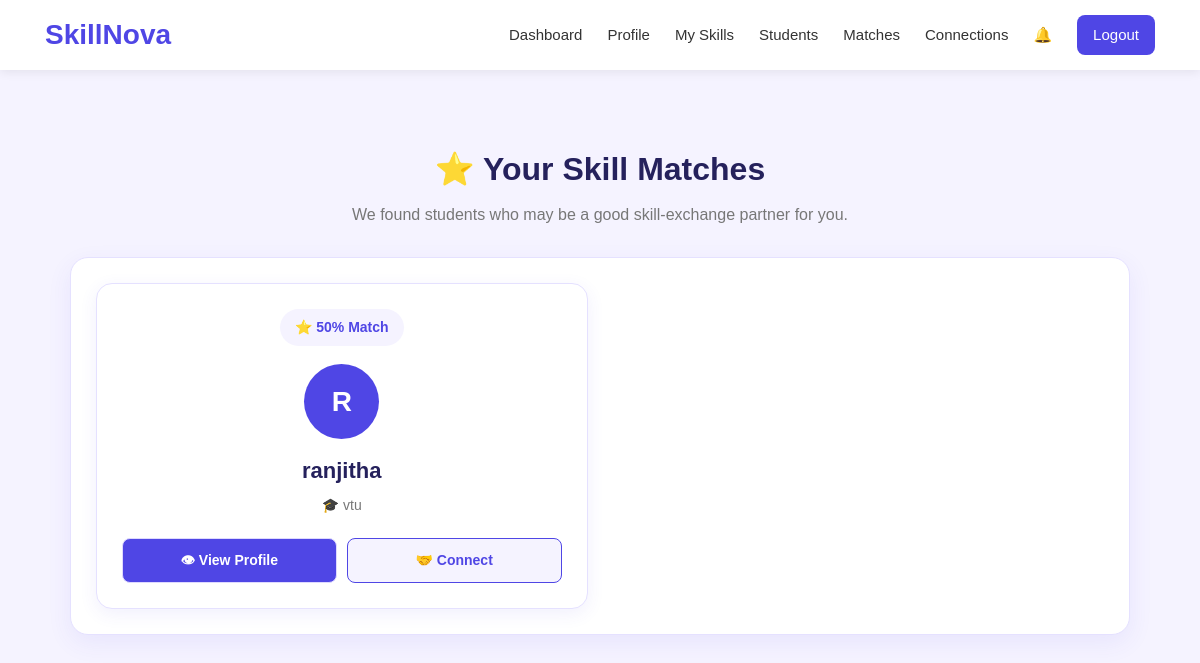
Page /matches (signed in) on the committed database.
### tables this page shows
CREATE TABLE students (
            id INTEGER PRIMARY KEY AUTOINCREMENT,
            full_name TEXT NOT NULL,
            email TEXT UNIQUE NOT NULL,
            password TEXT NOT NULL,
            college TEXT,
            bio TEXT
        );

### app.py (the view)
@app.route("/matches")
def matches():
    if "student_id" not in session:
        return redirect(url_for("login"))
    student_id = session["student_id"]
    conn = get_db()
    my_skills = conn.execute("""
        SELECT skill_name, skill_type
        FROM skills
        WHERE student_id = ?
    """, (
        student_id,
    )).fetchall()
    my_teaching = set()
    my_learning = set()
    for skill in my_skills:
        skill_name = skill["skill_name"].strip().lower()
        skill_type = skill["skill_type"].strip().lower()
        if skill_type in [
            "want to learn",
            "want-to-learn",
            "learning"
        ]:
            my_learning.add(skill_name)
        else:
            my_teaching.add(skill_name)
    students_list = conn.execute("""
        SELECT id, full_name, email, college, bio
        FROM students
        WHERE id != ?
        ORDER BY full_name
    """, (
        student_id,
    )).fetchall()
    match_list = []
    for student in students_list:
        other_skills = conn.execute("""
            SELECT skill_name, skill_type, level
            FROM skills
            WHERE student_id = ?
        """, (
            student["id"],
        )).fetchall()
        other_teaching = set()
        other_learning = set()
        for skill in other_skills:
            skill_name = skill["skill_name"].strip().lower()
            skill_type = skill["skill_type"].strip().lower()
            if skill_type in [
                "want to learn",
                "want-to-learn",
                "learning"
            ]:
                other_learning.add(skill_name)
            else:
                other_teaching.add(skill_name)
        score = 0
        first_match = my_learning.intersection(other_teaching)
        if first_match:
            score += 50
        second_match = my_teaching.intersection(other_learning)
        if second_match:
            score += 50
        if score > 0:
            match_list.append({
                "id": student["id"],
                "full_name": student["full_name"],
                "email": student["email"],
                "college": student["college"],
                "bio": student["bio"],
                "score": score,
                "can_teach": list(other_teaching),
                "want_to_learn": list(other_learning)
            })
    match_list.sort(
        key=lambda x: x["score"],
        reverse=True
    )
    conn.close()
    return render_template(
        "matches.html",
        matches=match_list
    )

### app.py (called while the page is built)
def get_db():
    conn = sqlite3.connect(DATABASE)
    conn.row_factory = sqlite3.Row
    return conn

### templates/matches.html (shortened to what this page needs)
{% extends "base.html" %}
{% block content %}
<main class="matches-page">
    <div class="matches-heading">
        <h1>⭐ Your Skill Matches</h1>
        <p>
            We found students who may be a good
            skill-exchange partner for you.
        </p>
    </div>
    {% if matches %}
    <section class="matches-container">
        <div class="matches-grid">
            {% for match in matches %}
            <div class="match-card">
                <div class="match-score">
                    ⭐ {{ match["score"] }}% Match
                </div>
                <div class="match-avatar">
                    {{ match["full_name"][0] | upper }}
                </div>
                <h2>
                    {{ match["full_name"] }}
                </h2>
                <p class="match-college">
                    🎓 {{ match["college"] or "College not added" }}
                </p>
                <div class="match-buttons">
                    <a href="{{ url_for('student_profile', student_id=match['id']) }}"
   class="view-profile-button">
    👁 View Profile
</a>
                    <a
                        href="{{ url_for('connect', student_id=match['id']) }}"
                        class="send-request-button">
                        🤝 Connect
                    </a>
                </div>
            </div>
            {% endfor %}
        </div>
    </section>
    {% endif %}
</main>
{% endblock %}

### static/css/style.css (style rules this page uses)
* { margin: 0; padding: 0; box-sizing: border-box; }
html { scroll-behavior: smooth; }
body { font-family: Arial, Helvetica, sans-serif; background: #f5f3ff; color: #222; line-height: 1.5; }
a { text-decoration: none; color: inherit; }
.view-profile-button, .connect-button { flex: 1; padding: 11px 10px; border-radius: 9px; text-decoration: none; font-size: 13px; font-weight: 600; text-align: center; transition: 0.3s; }
.view-profile-button { background: #f0eeff; color: #4f46e5; border: 1px solid #ded9ff; }
.matches-page { max-width: 1100px; margin: 0 auto; padding: 40px 20px; }
.matches-heading { text-align: center; margin-bottom: 30px; }
.matches-heading h1 { color: #25215c; font-size: 32px; margin-bottom: 10px; }
.matches-heading p { color: #777777; font-size: 16px; }
.matches-container { background: #ffffff; border-radius: 18px; padding: 25px; border: 1px solid #e5e1ff; box-shadow: 0 8px 25px rgba(79, 70, 229, 0.08); }
.matches-grid { display: grid; grid-template-columns: repeat(2, 1fr); gap: 25px; }
.match-card { background: #ffffff; border: 1px solid #e5e1ff; border-radius: 16px; padding: 25px; text-align: center; box-shadow: 0 5px 18px rgba(79, 70, 229, 0.08); transition: 0.3s ease; }
.match-score { display: inline-block; background: #f5f3ff; color: #4f46e5; padding: 8px 15px; border-radius: 20px; font-size: 14px; font-weight: bold; margin-bottom: 18px; }
.match-avatar { width: 75px; height: 75px; margin: 0 auto 15px; display: flex; align-items: center; justify-content: center; background: #4f46e5; color: #ffffff; border-radius: 50%; font-size: 28px; font-weight: bold; }
.match-card h2 { color: #25215c; margin-bottom: 8px; font-size: 22px; }
.match-college { color: #777777; margin-bottom: 20px; font-size: 14px; }
.match-buttons { display: flex; gap: 10px; margin-top: 22px; }
.match-buttons a { flex: 1; text-decoration: none; text-align: center; padding: 11px 12px; border-radius: 8px; font-size: 14px; font-weight: bold; transition: 0.3s ease; }
.match-buttons .view-profile-button { background: #4f46e5; color: #ffffff; }
.match-buttons .send-request-button { background: #f5f3ff; color: #4f46e5; border: 1px solid #4f46e5; }

### rows in the picture
students: score "50", full_name "R", full_name "ranjitha", college "vtu"
